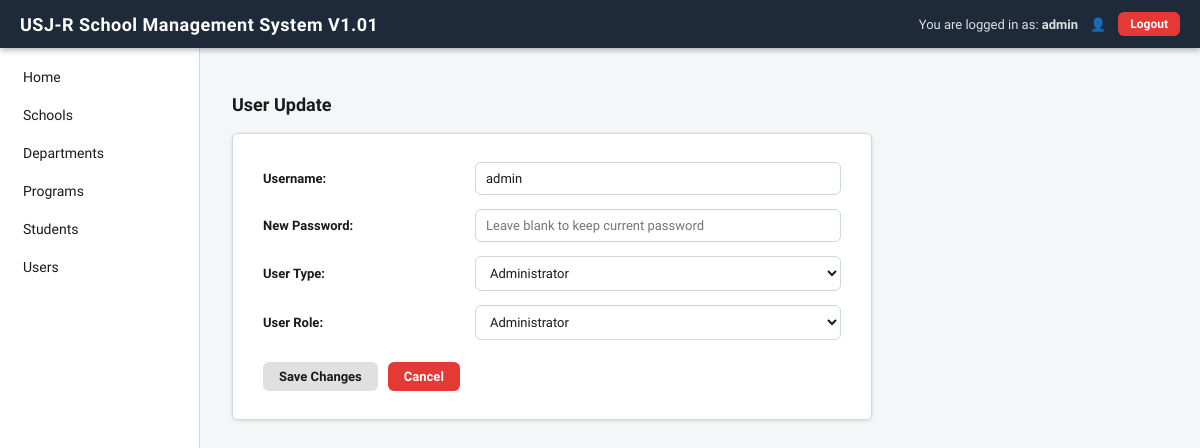
/users/update.php?id=1 (signed in), run on the app's committed database.
### tables this page shows
CREATE TABLE IF NOT EXISTS users (
    user_id       INT AUTO_INCREMENT PRIMARY KEY,
    user_name     VARCHAR(50)  NOT NULL UNIQUE,
    user_password VARCHAR(255) NOT NULL,
    user_type     VARCHAR(20)  NOT NULL DEFAULT 'User',
    user_role     VARCHAR(20)  NOT NULL DEFAULT 'Viewer'
);

### users/update.php (the view, shortened to what this page needs)
<?php
require_once '../config/db.php';
$id = isset($_GET['id']) ? (int) $_GET['id'] : 0;
$chk = $pdo->prepare("SELECT * FROM users WHERE user_id = ?");
$chk->execute([$id]);
$user = $chk->fetch();
$data = [
    'user_name' => $user['user_name'],
    'user_type' => $user['user_type'],
    'user_role' => $user['user_role'],
];
include '../includes/header.php';
?>
<p class="page-title">User Update</p>
<div class="form-card">
    <form method="POST" action="update.php?id=<?= $id ?>">
        <div class="form-row">
            <label for="user_name">Username:</label>
            <input type="text" id="user_name" name="user_name"
                   value="<?= htmlspecialchars($data['user_name']) ?>" maxlength="50" required>
        </div>
        <div class="form-row">
            <label for="user_password">New Password:</label>
            <input type="password" id="user_password" name="user_password"
                   placeholder="Leave blank to keep current password">
        </div>
        <div class="form-row">
            <label for="user_type">User Type:</label>
            <select id="user_type" name="user_type">
                <option value="Administrator" <?= $data['user_type'] === 'Administrator' ? 'selected' : '' ?>>Administrator</option>
            </select>
        </div>
        <div class="form-row">
            <label for="user_role">User Role:</label>
            <select id="user_role" name="user_role">
                <option value="Administrator" <?= $data['user_role'] === 'Administrator' ? 'selected' : '' ?>>Administrator</option>
            </select>
        </div>
        <div class="form-actions">
            <button type="submit" class="btn btn-gray">Save Changes</button>
            <a href="list.php"    class="btn btn-red">Cancel</a>
        </div>
    </form>
</div>
<?php include '../includes/footer.php'; ?>

### assets/style.css (style rules this page uses)
:root { --navy: #1e2a3a; --green: #4caf50; --green-dark: #388e3c; --orange: #f5a623; --red: #e53935; --red-dark: #c62828; --gray-bg: #f4f6f8; --sidebar-w: 200px; --header-h: 48px; --border: #d0d7de; --text: #1a1a1a; --muted: #6b7280; --white: #ffffff; --radius: 6px; --shadow: 0 1px 4px rgba(0,0,0,.12); }
*, *::before, *::after { box-sizing: border-box; margin: 0; padding: 0; }
body { font-family: 'Source Sans 3', sans-serif; font-size: 15px; background: var(--gray-bg); color: var(--text); min-height: 100vh; }
a { color: inherit; text-decoration: none; }
.btn { display: inline-flex; align-items: center; gap: 6px; padding: 7px 16px; border-radius: var(--radius); font-size: 13px; font-weight: 600; border: none; cursor: pointer; transition: background .15s, opacity .15s; text-decoration: none; font-family: inherit; }
.btn-red { background: var(--red); color: var(--white); }
.btn-gray { background: #e0e0e0; color: var(--text); }
.page-title { font-size: 18px; font-weight: 700; margin-bottom: 18px; }
.form-card { background: var(--white); border: 1px solid var(--border); border-radius: var(--radius); padding: 28px 30px; max-width: 640px; box-shadow: var(--shadow); }
.form-row { display: flex; align-items: center; margin-bottom: 14px; gap: 12px; }
.form-row label { width: 200px; min-width: 200px; font-size: 13px; font-weight: 600; color: var(--text); }
.form-row input, .form-row select { flex: 1; padding: 8px 10px; border: 1px solid var(--border); border-radius: var(--radius); font-size: 13px; font-family: inherit; background: var(--white); color: var(--text); transition: border-color .15s; }
.form-actions { display: flex; gap: 10px; margin-top: 22px; }

### data on the page
users: user_name "admin", user_type "Administrator", user_role "Administrator"

### other printed values
$_SESSION['user_name'] "admin"
